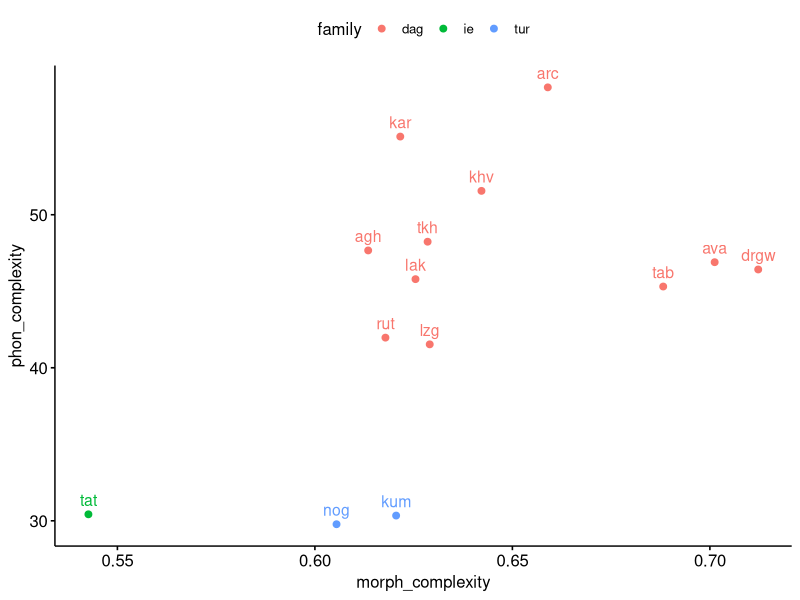

The R script that drew this image: (Note: this script raises an error after producing the figure.)
## ---- chunk 1
library("tidyverse")
## ---- chunk 2
df1 <- read.csv("TTR_1000_datapoints_per_language.txt",
                header = TRUE, sep = ",")
df1
## ---- chunk 3
morph_means <- as.data.frame.list(colMeans(df1))
morph_means_long <- gather(morph_means)
names(morph_means_long)[2] <- "morph_complexity"
morph_means_long
## ---- chunk 4
df2 <- read.csv("phonetic_data.txt",
                header = TRUE, sep = ",")
df2
## ---- chunk 5
phon_means <- as.data.frame.list(colMeans(df2))
phon_means_long <- gather(phon_means)
names(phon_means_long)[2] <- "phon_complexity"
phon_means_long
## ---- chunk 6
full_join(morph_means_long, phon_means_long) -> means
means
## ---- chunk 7
df3 <- read.csv("families.txt",
                header = TRUE, sep = ",")
df3_long <- gather(df3)
names(df3_long)[2] <- "family"
df3_long
## ---- chunk 8
full_join(means, df3_long) -> means2
means2
## ---- chunk 9
library("ggpubr")
## ---- chunk 10
ggscatter(means2, x = "morph_complexity", y = "phon_complexity",
   label = "key", color = "family", show.legend.text = FALSE)
## ---- chunk 11
df4 <- read.csv("CC+EC.txt",
                header = TRUE, sep = ",")
df4
## ---- chunk 12
full_join(means2, df4) -> means3
means3
## ---- chunk 13
names(means3)[2] <- "TTR"
names(means3)[6] <- "CC_EC"
pl <- ggscatter(means3, x = "TTR", y = "CC_EC",
   label = "key", color = "#f55e61", show.legend = FALSE)
pl
